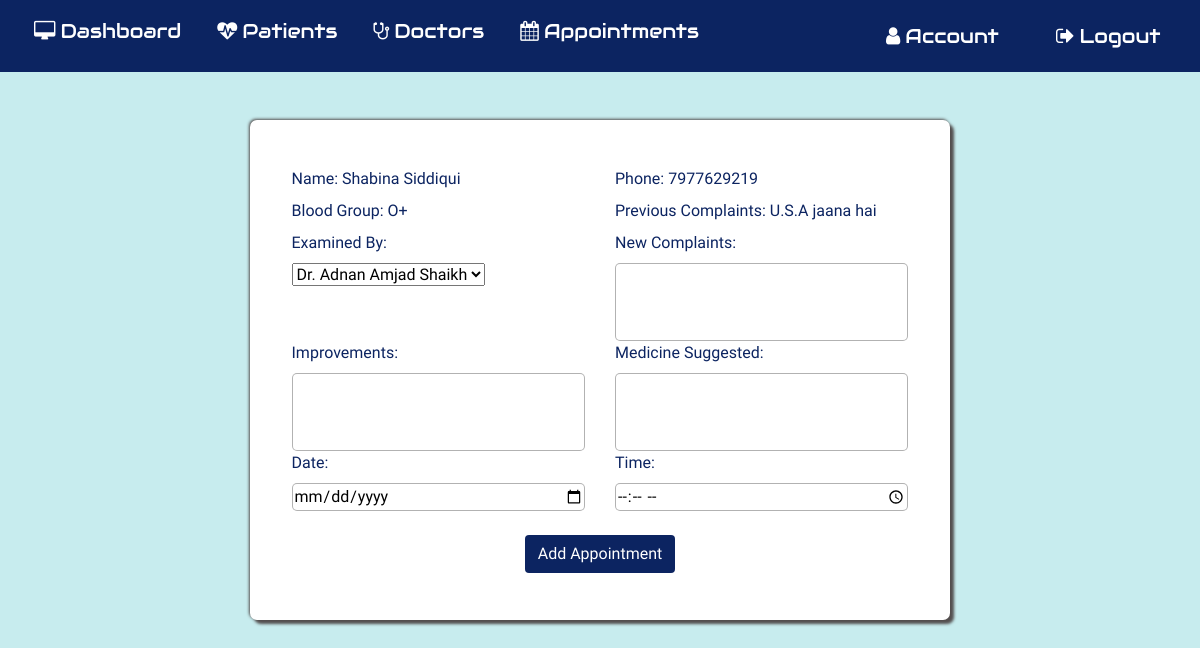
The page /addappointment/1 (signed in) on the database as committed earlier.
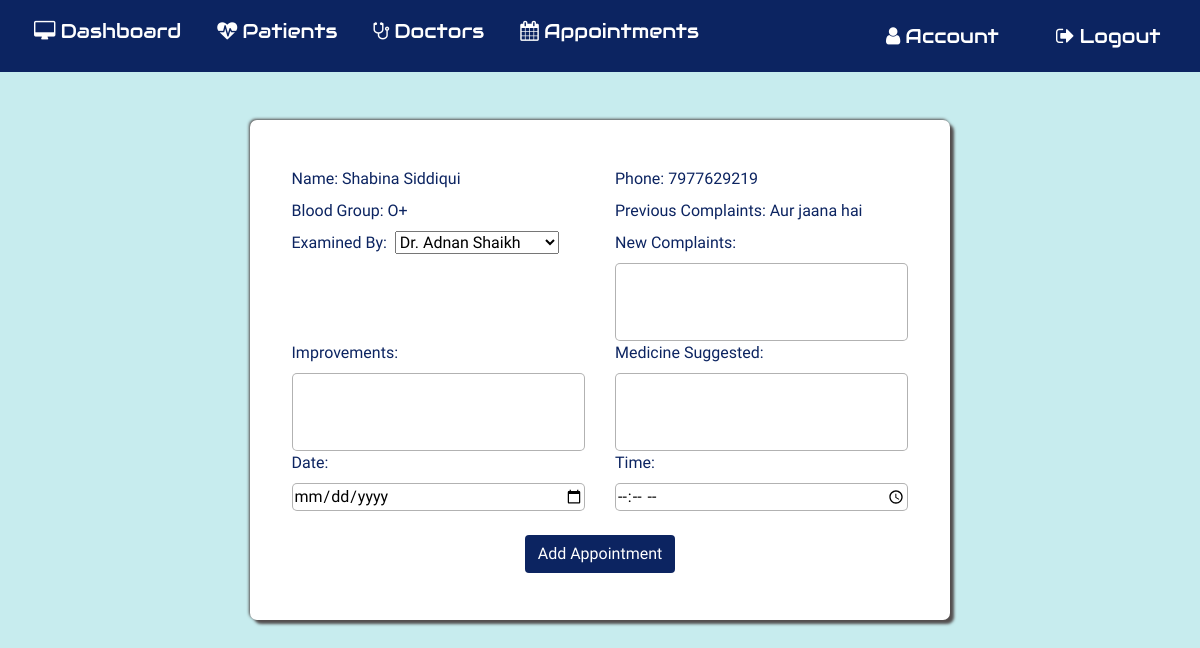
The same page on the database as committed later.
### application/routes.py (models this page shows, shortened)
class Patient(db.Model):
  __tablename__ = 'Patient'
  id = db.Column(db.Integer, primary_key=True)
  pname = db.Column(db.String(20))
  age= db.Column(db.String(20))
  phone=db.Column(db.String(20))
  gender=db.Column(db.String(10))
  bgroup=db.Column(db.String(5))
  state=db.Column(db.String(15))
  address=db.Column(db.String(100))
  mstatus=db.Column(db.String(10))
  complaint=db.Column(db.String(5000))
  improvement=db.Column(db.String(5000))
  medicine_suggested=db.Column(db.String(5000))
  pat_image = db.Column(db.String(20), nullable=False, default='default.jpg')

### application/routes.py (the view, shortened to what this page needs)
@app.route('/addappointment/<id>',methods=['POST','GET'])
def addappointment(id):
  if 'username' in session:
    addapp = Patient.query.filter_by(id=id).first()
    docdetail= Doctor.query.all()
  return render_template('addappointment.html',addapp=addapp, docdetail=docdetail)

### application/templates/addappointment.html
{% extends 'layout.html' %}{% include 'includes/nav.html' %} {% block content%}
<section id="addapp">
  <div class="addapp-container mt-5">
    <form action="" method="POST">
      <div class="row">
        <div class="col-6">
          <label for="">Name:&nbsp;{{ addapp.pname }}</label>
        </div>
        <div class="col-6">
          <label for="">Phone:&nbsp;{{addapp.phone}}</label>
        </div>
      </div>
      <div class="row">
        <div class="col-6">
          <label for="">Blood Group:&nbsp;{{ addapp.bgroup }}</label>
        </div>
        <div class="col-6">
          <label for="">Previous Complaints:&nbsp;{{addapp.complaint}}</label>
        </div>
      </div>
      <div class="row">
        <div class="col-6">
          <label for="examinedby">Examined By:&nbsp;</label>
          <select name="examinedby" id="examinedby">
            {% for i in docdetail %}
            <option value="{{ i.dname }}">{{ i.dname }}</option>
            {% endfor %}
          </select>
        </div>
        <div class="col-6">
          <label for="complaint">New Complaints:&nbsp;</label>
          <textarea name="complaint" id="" cols="15" rows="3"></textarea>
        </div>
      </div>
      <div class="row">
        <div class="col-6">
          <label for="improvements">Improvements:&nbsp;</label>
          <textarea name="improvements" id="" cols="15" rows="3"></textarea>
        </div>
        <div class="col-6">
          <label for="medicine_suggested">Medicine Suggested:&nbsp;</label>
          <textarea
            name="medicine_suggested"
            id=""
            cols="15"
            rows="3"
          ></textarea>
        </div>
      </div>
      <div class="row">
        <div class="col-6">
          <label for="date">Date:&nbsp;</label>
          <input name="date" type="date" />
        </div>
        <div class="col-6">
          <label for="time">Time:&nbsp;</label>
          <input name="time" type="time" />
        </div>
      </div>
      <div class="row mt-4 justify-content-center">
        <button class="btn addapp-btn" type="submit">Add Appointment</button>
      </div>
    </form>
  </div>
</section>
{% endblock content%}

Rows that differ between the two databases and show on the page:
changed Patient "Shabina Siddiqui": complaint "U.S.A jaana hai" → "Aur jaana hai"
Other text that changed with them:
form field examinedby: "Dr. Adnan Amjad Shaikh" → "Dr. Adnan Shaikh"
